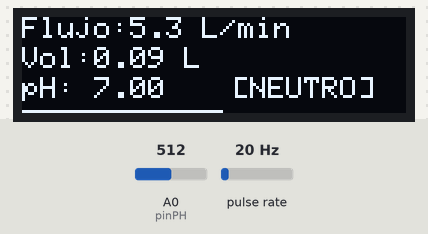
Simulated run of this sketch. Board: Arduino Uno, built with avr-gcc and run on an emulated ATmega328P. On the bench: 128×32 one-colour display. Wiring (inferred from the names in the program): pulse sensor: data pin 2. The inputs (shaded band) are chosen by the test bench; at power-on: A0 (pinPH) = 512, pulse rate 20 Hz. The display library's start-up logo is not drawn; what the sketch prints to the serial monitor is not drawn.

Above: at 4.2 s.
4.3 s: A0 (pinPH) set to 568
At 6.2 s:
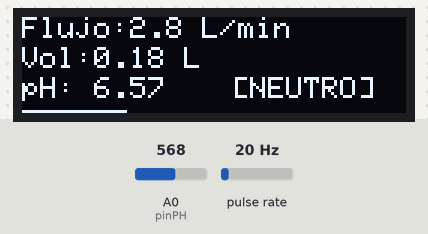
7.3 s: A0 (pinPH) set to 585
At 8.5 s:
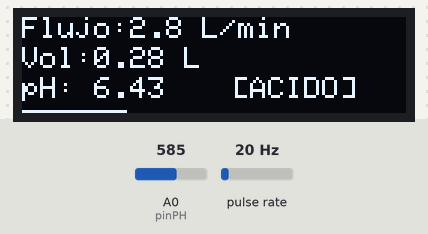
10.3 s: A0 (pinPH) set to 306
At 11.4 s:
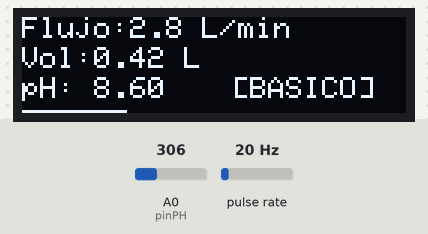
13.3 s: pulse rate (sensor on pin 2) set to 4 Hz
At 15.1 s:
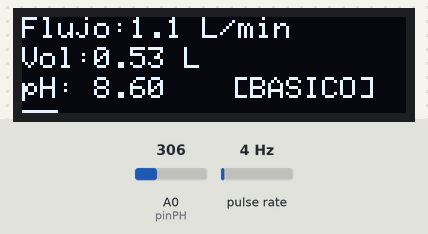
16.3 s: pulse rate (sensor on pin 2) set to 50 Hz
At 17.3 s:
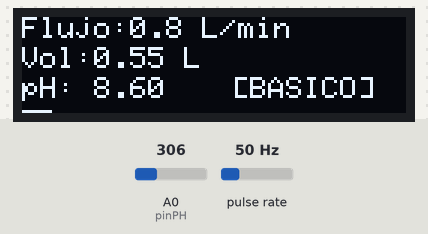
19.0 s: pulse rate (sensor on pin 2) set to 100 Hz
At 20.3 s:
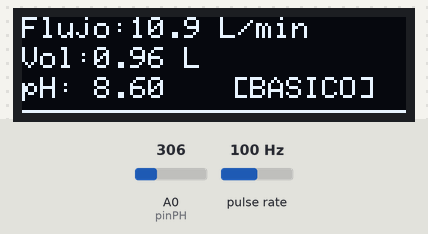
Timing chart, 0 to 22.0 s (numbered marks = the images above; inputs shaded):
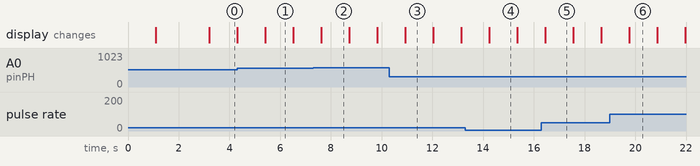

The sketch:

main.ino
```cpp
#include <SPI.h>
#include <Wire.h>
#include <Adafruit_GFX.h>
#include <Adafruit_SSD1306.h>

// Configuración OLED
Adafruit_SSD1306 display = Adafruit_SSD1306(128, 32, &Wire);

// Sensor de flujo de agua YF-S201 (o similar)
const int pinSensor = 2;  // Pin del sensor - debe ser pin 2 o 3 para interrupciones en Uno
volatile int contadorPulsos = 0;  // Contador de pulsos
float factorCalibracion = 7.5;  // Pulsos por litro (ajustar según tu sensor)
float flujoLitrosMin = 0;
float volumenTotal = 0;
unsigned long tiempoAnterior = 0;
unsigned long ultimaActualizacionOLED = 0;

// Sensor de pH - Pin analógico A0
const int pinPH = A0;
float valorPH = 7.0;
// Calibración del sensor de pH (ajustar según tu sensor específico)
const float voltajeReferencia = 5.0;  // Voltaje de referencia del Arduino
const float offsetPH = 0.0;  // Offset de calibración (ajustar en calibración)
const float pendientePH = 3.5;  // Pendiente de calibración (ajustar en calibración)

void setup() {
  Serial.begin(9600);

  // Inicializar OLED
  Serial.println("Inicializando OLED...");
  display.begin(SSD1306_SWITCHCAPVCC, 0x3C); // Address 0x3C para 128x32

  display.display();
  delay(1000);

  // Limpiar buffer
  display.clearDisplay();
  display.display();

  // Configurar texto
  display.setTextSize(1);
  display.setTextColor(WHITE);

  // Configurar sensor de flujo
  pinMode(pinSensor, INPUT_PULLUP);

  // Configurar sensor de pH
  pinMode(pinPH, INPUT);

  // Interrupción en el pin 2 (INT0 en Arduino Uno)
  attachInterrupt(digitalPinToInterrupt(pinSensor), contarPulso, RISING);

  Serial.println("=== Sistema OLED + Sensores ===");
  Serial.println("Sensores: Flujo + pH");
  Serial.println("Esperando datos...");

  // Mostrar mensaje inicial en OLED
  mostrarMensajeInicial();
}

void loop() {
  // Calcular flujo cada segundo
  if (millis() - tiempoAnterior > 1000) {

    // Desactivar interrupciones temporalmente para cálculos
    detachInterrupt(digitalPinToInterrupt(pinSensor));

    // Calcular flujo en litros/minuto
    flujoLitrosMin = (contadorPulsos / factorCalibracion);

    // Calcular volumen total en litros
    volumenTotal += (flujoLitrosMin / 60);

    // Leer sensor de pH
    valorPH = leerPH();

    // Mostrar resultados en Serial (formato JSON)
    Serial.print("{\"flujo\":");
    Serial.print(flujoLitrosMin, 2);
    Serial.print(",\"volumen\":");
    Serial.print(volumenTotal, 2);
    Serial.print(",\"ph\":");
    Serial.print(valorPH, 2);
    Serial.println("}");

    // Reiniciar contador
    contadorPulsos = 0;
    tiempoAnterior = millis();

    // Reactivar interrupción
    attachInterrupt(digitalPinToInterrupt(pinSensor), contarPulso, RISING);
  }

  // Actualizar OLED cada 500ms (para mejor visualización)
  if (millis() - ultimaActualizacionOLED > 500) {
    actualizarOLED();
    ultimaActualizacionOLED = millis();
  }
}

// Función de interrupción para contar pulsos
void contarPulso() {
  contadorPulsos++;
}

// Función para leer el sensor de pH
float leerPH() {
  // Tomar múltiples lecturas para promediar y reducir ruido
  int numLecturas = 10;
  float sumaLecturas = 0;

  for (int i = 0; i < numLecturas; i++) {
    sumaLecturas += analogRead(pinPH);
    delay(10);
  }

  // Calcular promedio
  float lecturaPromedio = sumaLecturas / numLecturas;

  // Convertir lectura analógica a voltaje (0-1023 -> 0-5V)
  float voltaje = lecturaPromedio * (voltajeReferencia / 1024.0);

  // Convertir voltaje a pH usando la calibración
  // Fórmula típica: pH = 7 - ((voltaje - 2.5) / pendiente)
  // Ajusta la fórmula según tu sensor específico
  float ph = 7.0 + ((2.5 - voltaje + offsetPH) / (0.18 * pendientePH));

  // Limitar el valor de pH al rango válido (0-14)
  if (ph < 0) ph = 0;
  if (ph > 14) ph = 14;

  return ph;
}

// Función para mostrar mensaje inicial en OLED
void mostrarMensajeInicial() {
  display.clearDisplay();
  display.setCursor(0, 0);
  display.println("Sistema de Monitoreo");
  display.setCursor(0, 10);
  display.println("Flujo + pH");
  display.setCursor(0, 20);
  display.println("Inicializando...");
  display.display();
  delay(2000);
}

// Función para actualizar la pantalla OLED
void actualizarOLED() {
  display.clearDisplay();

  // Línea 1: Flujo
  display.setCursor(0, 0);
  display.print("Flujo:");
  display.print(flujoLitrosMin, 1);
  display.println(" L/min");

  // Línea 2: Volumen
  display.setCursor(0, 10);
  display.print("Vol:");
  display.print(volumenTotal, 2);
  display.println(" L");

  // Línea 3: pH
  display.setCursor(0, 20);
  display.print("pH: ");
  display.print(valorPH, 2);

  // Indicador visual del pH
  // pH < 7: ácido, pH = 7: neutro, pH > 7: básico
  display.setCursor(70, 20);
  if (valorPH < 6.5) {
    display.print("[ACIDO]");
  } else if (valorPH > 7.5) {
    display.print("[BASICO]");
  } else {
    display.print("[NEUTRO]");
  }

  // Barra inferior de actividad si hay flujo
  if (flujoLitrosMin > 0.1) {
    int anchoBarra = map(constrain(flujoLitrosMin * 10, 0, 100), 0, 100, 0, 128);
    display.fillRect(0, 31, anchoBarra, 1, WHITE);
  }

  display.display();
}
```

Measured:
- the behaviour switches between 576 and 577 on A0 (pinPH) (found by bisection; images 1 and 2)
- after the input at 7.3 s, the display: changes after 0.32 s (image 2)
- after the input at 10.3 s, the display: changes after 0.63 s (image 3)
- what the display in image 1 shows lasts 1.1 s, from 5.4 s to 6.5 s
